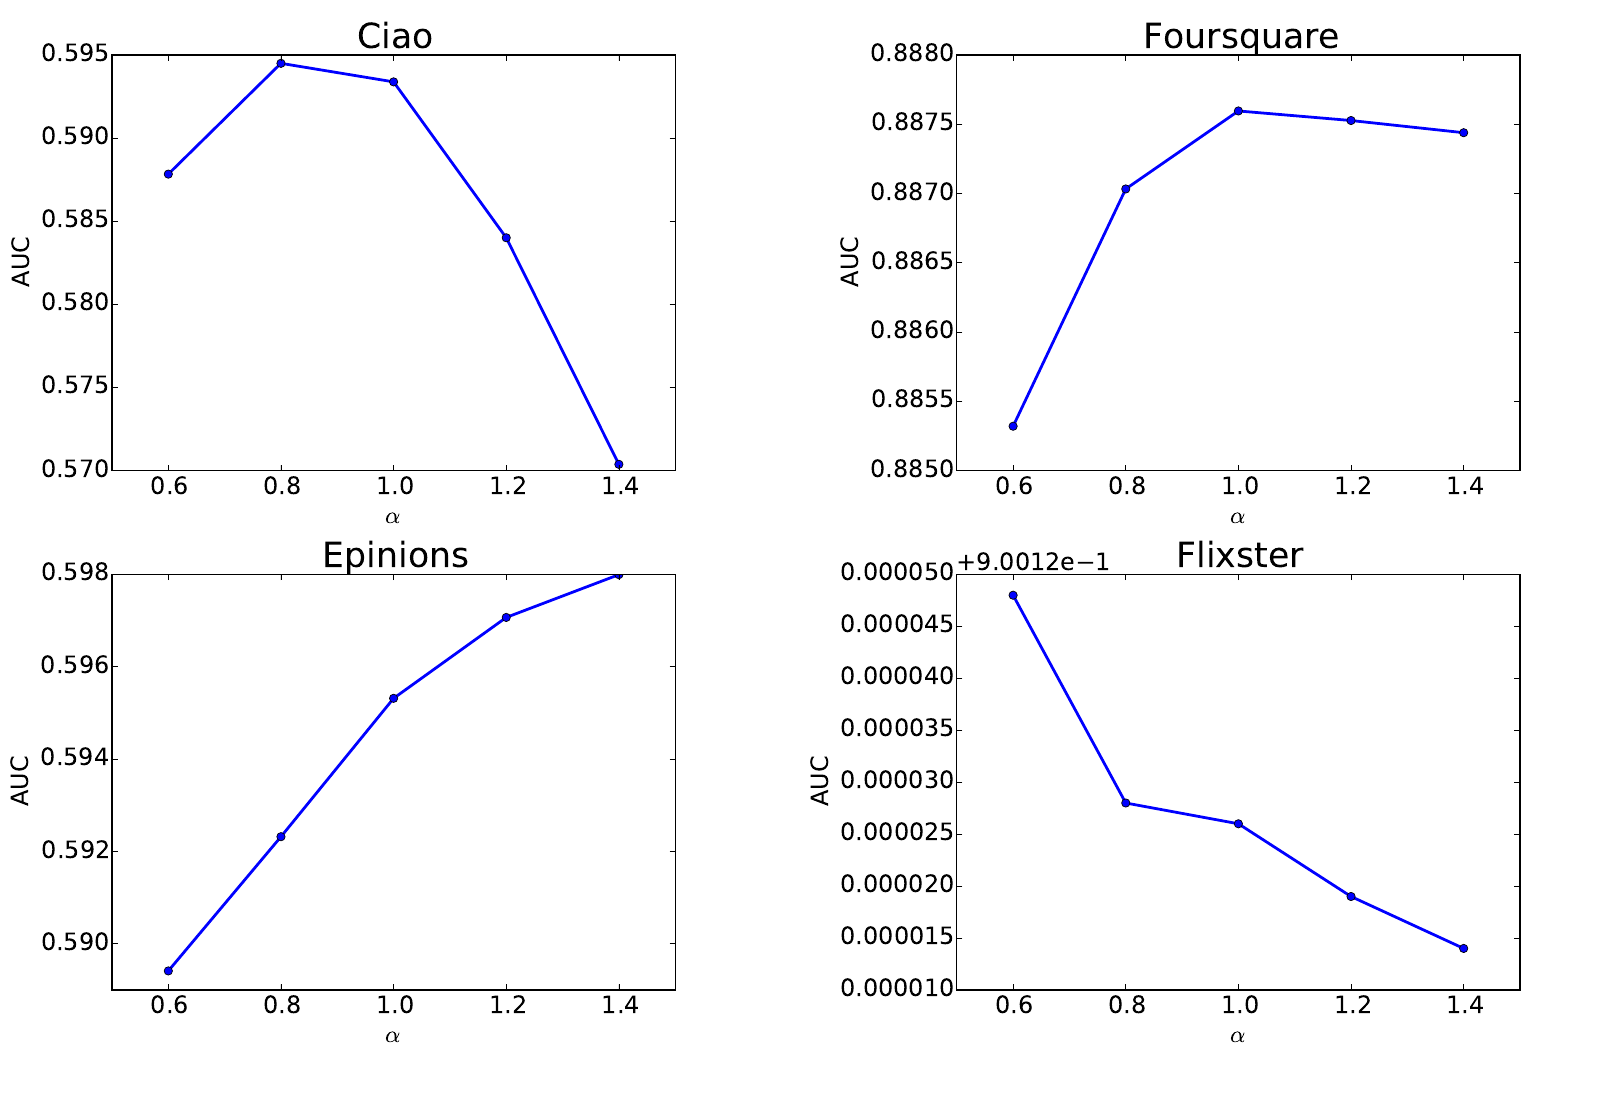

Source code (Python):
import matplotlib.pyplot as plt
import numpy as np
import matplotlib.pylab as pylab
params = {'legend.fontsize': 'x-large',
          #'figure.figsize': (16, 11),
          'figure.figsize': (16, 11),
         'axes.labelsize': 'x-large',
         #'axes.titlesize':'large',
         'xtick.labelsize':'x-large',
         'ytick.labelsize':'x-large'}
pylab.rcParams.update(params)

x = [.6, .8, 1, 1.2, 1.4]
data = [[0.587834, 0.594499, 0.593383, 0.584005, 0.570375],
        [0.88532, 0.887033, 0.887596, 0.887527, 0.887439],
        [0.589413, 0.59232, 0.595317, 0.597069, 0.597996],
        [0.900168, 0.900148, 0.900146, 0.900139, 0.900134]
       ]
#x = [5, 10, 20, 40]
#data = [[0.490639, 0.494161, 0.593383, 0.607555],
#        [0.889691, 0.894108, 0.887596, 0.871286],
#        [0.543112, 0.575129, 0.595317, 0.602357],
#        [0.900143, 0.90043, 0.900146, 0.901381]]
lbl = iter(['Ciao', 'Foursquare', 'Epinions', 'Flixster'])

fig = plt.subplots(2, 2)
i = 1
for d in data:
  ax = plt.subplot(2, 2, i)
  l = lbl.next()
  ax.plot(x, d, marker='o', linewidth=2, label=l)
  ax.set_xlabel(r'$\alpha$')
  ax.set_ylabel('AUC')
  ax.set_xlim([0.5, 1.5])
  plt.title(l, fontsize=25)
  i += 1
plt.subplots_adjust(left=0.07, right=0.95, top=0.95, wspace=0.5, hspace=0.25)
#plt.legend(loc=0, fontsize='x-large')
#plt.suptitle(r'The impact of different $\alpha$', fontsize=25)
#plt.show()
plt.savefig('alpha.pdf')
#plt.savefig('k.pdf')
